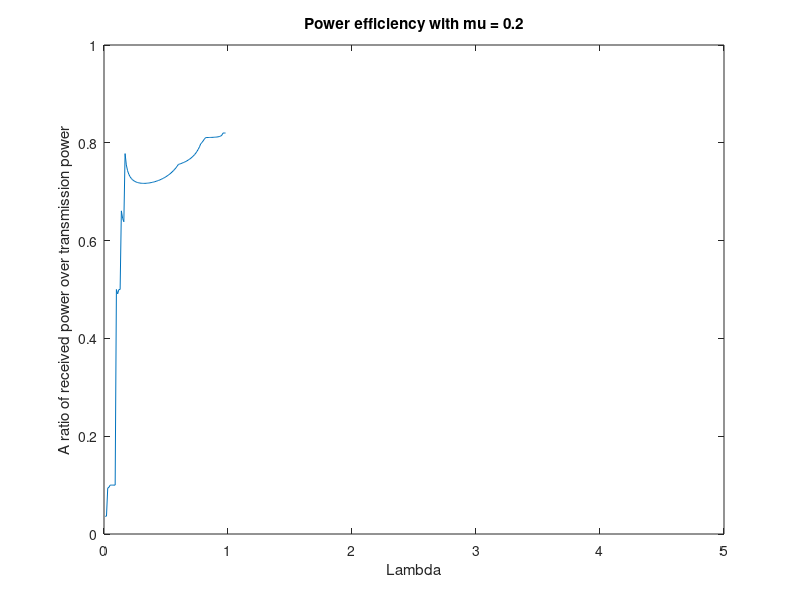

This figure's MATLAB source:
clear; close all;
%% Initialisation
Nc = 10;
N0 = 1;
lambda = 0: 0.01: 5;
mu = 0.2;
h = [0.1+0.1i, 0.2+0.8i, 0.01+0.2i, 0.1+0.9i, 0.3+0.1i, 0.1+0.7i, 0.09+0.02i, 0.1+0.8i, 0.4+0.8i, 0.1+0.3i];
PTx = zeros(Nc, length(lambda));
waterlevel = zeros(Nc, length(lambda));

%% Calculate power efficiency
% Calculate transmission power
for i = 1:length(lambda)
    PTx(:, i) = 1./(lambda(:,i)-mu.* abs(h).^2) - N0 ./ abs(h) .^2; % Calculate optimal power allocation for subcarriers
    PTx (PTx<0) = 0;
    waterlevel(:, i) = 1./(lambda(:,i)-mu.* abs(h).^2); % Calculate threshold of power
end

PRx = abs(h) .^2' .* PTx; % Calculate received power

% Sum power of all subchannels
sum_PTx = sum(PTx);
sum_PRx = sum(PRx);
% Calculate efficiency
eff = sum_PRx ./ sum_PTx;

figure;
plot(lambda, eff);
title(['Power efficiency with mu = ', num2str(mu)]);
xlabel('Lambda')
ylabel('A ratio of received power over transmission power')
